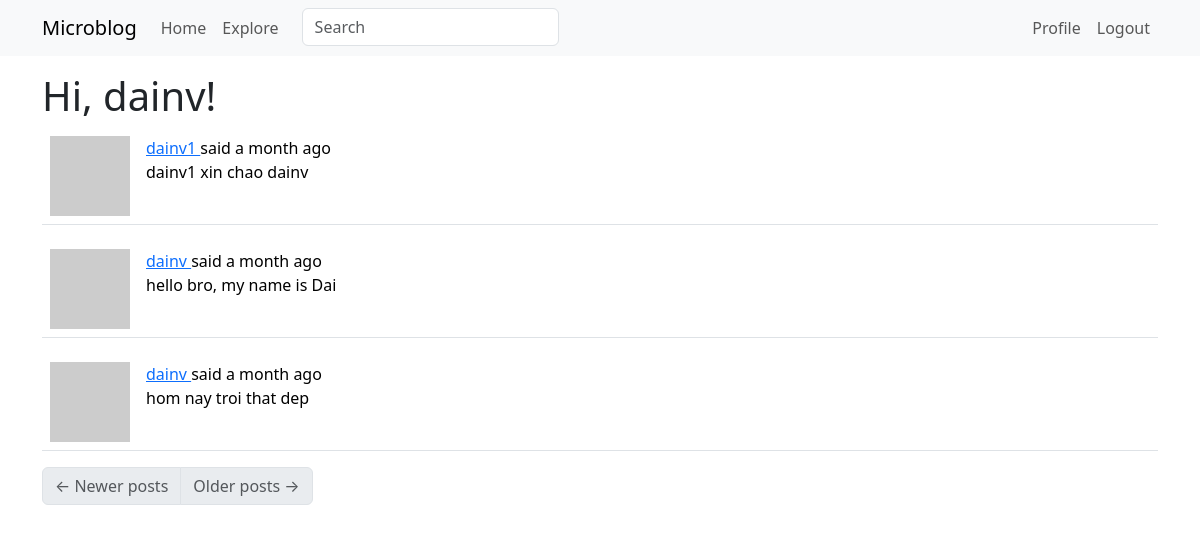
Page /explore (signed in) on the committed database.
### app/models.py (models this page shows, shortened)
class User(UserMixin, db.Model):
    id: so.Mapped[int] = so.mapped_column(primary_key=True)
    username: so.Mapped[str] = so.mapped_column(sa.String(64), index=True,
                                                unique=True)
    email: so.Mapped[str] = so.mapped_column(sa.String(120), index=True,
                                             unique=True)
    password_hash: so.Mapped[Optional[str]] = so.mapped_column(sa.String(256))
    about_me: so.Mapped[Optional[str]] = so.mapped_column(sa.String(140))
    last_seen: so.Mapped[Optional[datetime]] = so.mapped_column(
        default=lambda: datetime.now(timezone.utc))
    posts: so.WriteOnlyMapped['Post'] = so.relationship(
        back_populates='author')
    following: so.WriteOnlyMapped['User'] = so.relationship(
        secondary=followers, primaryjoin=(followers.c.follower_id == id),
        secondaryjoin=(followers.c.followed_id == id),
        back_populates='followers')
    followers: so.WriteOnlyMapped['User'] = so.relationship(
        secondary=followers, primaryjoin=(followers.c.followed_id == id),
        secondaryjoin=(followers.c.follower_id == id),
        back_populates='following')
    def avatar(self, size):
        digest = md5(self.email.lower().encode('utf-8')).hexdigest()
        return f'https://www.gravatar.com/avatar/{digest}?d=identicon&s={size}'

class SearchableMixin:
    @classmethod
    def before_commit(cls, session):
        session._changes = {
            'add': list(session.new),
            'update': list(session.dirty),
            'delete': list(session.deleted)
        }
    @classmethod
    def after_commit(cls, session):
        for obj in session._changes['add']:
            if isinstance(obj, SearchableMixin):
                add_to_index(obj.__tablename__, obj)
        for obj in session._changes['update']:
            if isinstance(obj, SearchableMixin):
                add_to_index(obj.__tablename__, obj)
        for obj in session._changes['delete']:
            if isinstance(obj, SearchableMixin):
                remove_from_index(obj.__tablename__, obj)
        session._changes = None

class Post(SearchableMixin, db.Model):
    __searchable__ = ['body']
    id: so.Mapped[int] = so.mapped_column(primary_key=True)
    body: so.Mapped[str] = so.mapped_column(sa.String(140))
    timestamp: so.Mapped[datetime] = so.mapped_column(
        index=True, default=lambda: datetime.now(timezone.utc))
    user_id: so.Mapped[int] = so.mapped_column(sa.ForeignKey(User.id),
                                               index=True)
    language: so.Mapped[Optional[str]] = so.mapped_column(sa.String(5))
    author: so.Mapped[User] = so.relationship(back_populates='posts')

### app/main/routes.py (the view)
@bp.route('/explore')
@login_required
def explore():
    page = request.args.get('page', 1, type=int)
    query = sa.select(Post).order_by(Post.timestamp.desc())
    posts = db.paginate(query, page=page,
                        per_page=current_app.config['POSTS_PER_PAGE'],
                        error_out=False)
    next_url = url_for('main.explore', page=posts.next_num) \
        if posts.has_next else None
    prev_url = url_for('main.explore', page=posts.prev_num) \
        if posts.has_prev else None
    return render_template('index.html', title=_('Explore'),
                           posts=posts.items, next_url=next_url,
                           prev_url=prev_url)

### app/main/forms.py
class SearchForm(FlaskForm):
    q = StringField(_l('Search'), validators=[DataRequired()])
    def __init__(self, *args, **kwargs):
        if 'formdata' not in kwargs:
            kwargs['formdata'] = request.args
        if 'meta' not in kwargs:
            kwargs['meta'] = {'csrf': False}
        super(SearchForm, self).__init__(*args, **kwargs)

### app/__init__.py (called while the page is built)
def get_locale():
    return request.accept_languages.best_match(current_app.config['LANGUAGES'])

### app/main/routes.py (called while the page is built)
@bp.before_app_request
def before_request():
    if current_user.is_authenticated:
        current_user.last_seen = datetime.now(timezone.utc)
        db.session.commit()
        g.search_form = SearchForm()
    g.locale = str(get_locale())

### app/models.py (called while the page is built)
@login.user_loader
def load_user(id):
    return db.session.get(User, int(id))

    @classmethod
    def before_commit(cls, session):
        session.changes = {
            'add': list(session.new),
            'update': list(session.dirty),
            'delete': list(session.deleted)
        }

    @classmethod
    def after_commit(cls, session):
        for obj in session.changes['add']:
            if isinstance(obj, SearchableMixin):
                add_to_index(obj.__tablename__, obj)
        for obj in session.changes['update']:
            if isinstance(obj, SearchableMixin):
                add_to_index(obj.__tablename__, obj)
        for obj in session.changes['delete']:
            if isinstance(obj, SearchableMixin):
                remove_from_index(obj.__tablename__, obj)
        session.changes = None

### app/templates/index.html (shortened to what this page needs)
{% extends "base.html" %}
{% import "bootstrap_wtf.html" as wtf %}
{% block content %}
    <h1>{{ _('Hi, %(username)s!', username=current_user.username) }}</h1>
    {% for post in posts %}
        {% include '_post.html' %}
    {% endfor %}
    <nav aria-label="Post navigation">
        <ul class="pagination">
            <li class="page-item{% if not prev_url %} disabled{% endif %}">
                <a class="page-link" href="{{ prev_url }}">
                    <span aria-hidden="true">&larr;</span> {{ _('Newer posts') }}
                </a>
            </li>
            <li class="page-item{% if not next_url %} disabled{% endif %}">
                <a class="page-link" href="{{ next_url }}">
                    {{ _('Older posts') }} <span aria-hidden="true">&rarr;</span>
                </a>
            </li>
        </ul>
    </nav>
{% endblock %}

### app/templates/_post.html (shortened to what this page needs)
    <table class="table table-hover">
        <tr>
            <td width="70px">
                <a href="{{ url_for('main.user', username=post.author.username) }}">
                    <img src="{{ post.author.avatar(70) }}" />
                </a>
            </td>
            <td>
                {{ _('%(username)s said %(when)s',
                    username=user_link, when=moment(post.timestamp).fromNow()) }}
                <br>
                <span id="post{{ post.id }}">{{ post.body }}</span>
            </td>
        </tr>
    </table>

### rows in the picture
Post: body "dainv1 xin chao dainv"
Post: body "hello bro, my name is Dai"
Post: body "hom nay troi that dep"
